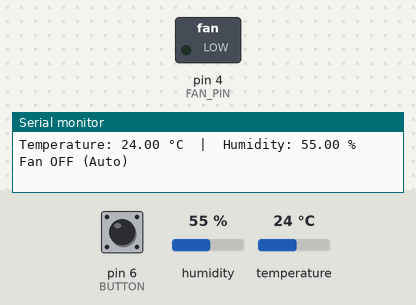
The sketch below on a simulated Arduino Uno, built with avr-gcc and run on an emulated ATmega328P. On the bench: switched loads named in the sketch (green lamp = pin HIGH), the last lines printed to the serial monitor. The inputs (shaded band) are chosen by the test bench; at power-on: temperature 24 °C, pin 6 (BUTTON) LOW, humidity 55 %.

Above: at 1.2 s.
1.3 s: temperature set to 29 °C
5.2 s: temperature set to 32 °C
At 8.5 s:
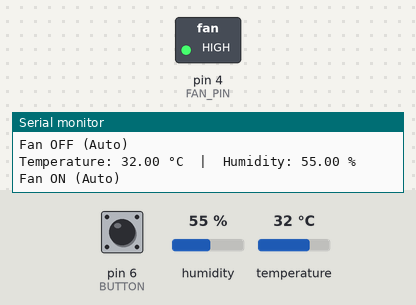
9.5 s: pin 6 (BUTTON) pulled HIGH for 0.15 s
At 10.0 s:
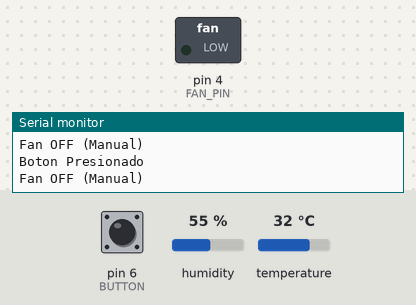
Timing chart, 0 to 12.5 s (numbered marks = the images above; inputs shaded):
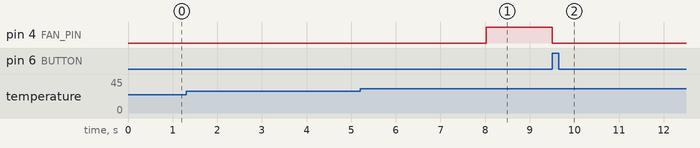

The sketch:

RemoteControl.ino
```cpp
/**
 * @file RemoteControl.ino
 * @brief Main controller for IR signal handling, temperature monitoring, and I2C communication.
 *
 * This sketch uses IR remote signals to control different functionalities,
 * such as toggling a fan, unlocking a system via I2C, and bypassing authentication.
 * It also periodically reads temperature values and controls a fan accordingly.
 *
 * @author
 * Alfonso Rodríguez.
 * @date 2025-04-23
 */

#include <TaskScheduler.h>
#include <IRremote.h>
#include <Wire.h>
#include "TemperatureFanController.h"

// === IR setup ===
const int RECEPTOR_IR_PIN = 2;
IRrecv irrecv(RECEPTOR_IR_PIN); // IR receiver object instance.

// === I2C setup ===
const byte RECEPTOR_I2C_ADDRESS = 8;

// === Scheduler & Tasks ===
Scheduler runner;

void checkIR();             // Forward declaration
void readTempAndControl();  // Forward declaration

Task taskIR(50, TASK_FOREVER, &checkIR);               // Check IR every 50ms
Task taskTemp(2000, TASK_FOREVER, &readTempAndControl); // Every 2 sec

void setup() {
  Serial.begin(9600);
  Wire.begin();  // Initialize the I2C as a Master.
  irrecv.enableIRIn();  // Initialize the IR receiver.
  setupTemperatureFan(); // Initialize DHT and fan
  runner.init(); // Initialize the tasker.
  runner.addTask(taskIR); // Add the IR to the tasks queue.
  runner.addTask(taskTemp); // Add the TemperatureFanController operations to the tasks queue.
  taskIR.enable();
  taskTemp.enable();
}

void loop() {
  runner.execute();  // Run scheduled tasks.
}

/**
 * @brief Checks for incoming IR signals and acts accordingly.
 *
 * IR Remote Commands:
 * - Command 22: Sends 'F' via I2C to unlock system.
 * - Command 12: Sends 'C' via I2C to close motor lock.
 * - Command 24: Sends 'S' via I2C to skip authentication.
 * - Command 21: Turns the fan ON manually.
 */
void checkIR() {
  turnOffFan(); // If the button is pressed, the fan will turn off.
  if (irrecv.decode()) {
    unsigned long value = irrecv.decodedIRData.command;
    Serial.println(value);

    if (value == 22) { // Button: '0'
      Wire.beginTransmission(RECEPTOR_I2C_ADDRESS);
      Wire.write('F');  // Unlock the system.
      Wire.endTransmission();
    }
    else if (value == 12) { // Button: '1'
      Wire.beginTransmission(RECEPTOR_I2C_ADDRESS);
      Wire.write('C');  // Close the Motor.
      Wire.endTransmission();
    }
    else if (value == 24) { // Button: '2'
      Wire.beginTransmission(RECEPTOR_I2C_ADDRESS);
      Wire.write('S');  // Skip Authentication.
      Wire.endTransmission();
    }
    else if (value == 21) { // Button: '+'
      turnOnFan();  // Fan ON manually
    }
    irrecv.resume();  // Resume listening for the next IR signal.
  }
}

/**
 * @brief Reads temperature and controls the fan based on thresholds.
 *
 * @see TemperatureFanController module.
 */
void readTempAndControl() {
  updateTemperatureFan();
}
```

TemperatureFanController.cpp
```cpp
/**
 * @file TemperatureFanController.cpp
 * @author Alfonso Rodríguez.
 * @brief Implementation file for temperature and fan control using a DHT11 sensor.
 */

#include "TemperatureFanController.h"

// Create the DHT sensor object
DHT dht(DHTPIN, DHTTYPE);

bool manualOverride = false;

/**
 * @brief Initializes serial communication, the DHT sensor, and fan control pin.
 *
 * This function sets up the hardware required for temperature monitoring.
 * It begins the serial interface, initializes the DHT11 sensor, and configures
 * the fan control pin as an output, starting in the OFF state.
 */
void setupTemperatureFan() {
  Serial.begin(9600);
  dht.begin();

  pinMode(FAN_PIN, OUTPUT);
  digitalWrite(FAN_PIN, LOW); // Ensure fan is off at startup
}

/**
 * @brief Checks if the given temperature exceeds the predefined threshold.
 *
 * This function compares the provided temperature with the threshold value (TEMPERATURE_TRESHOLD).
 * If the temperature is higher than the threshold, it returns true; otherwise, it returns false.
 *
 * @param temperature The current temperature value.
 * @return A boolean value indicating whether the temperature exceeds the threshold.
 */
bool exceededTreshold(float temperature) {
  return temperature > TEMPERATURE_TRESHOLD;
}

/**
 * @brief Controls the activation of the fan based on the current temperature.
 * This function checks if the current temperature exceeds the predefined threshold.
 * If it does, the fan is turned on, and a message is printed to the serial monitor.
 * If the temperature is below the threshold, the fan is turned off, and a message is printed to the serial monitor.
 * The fan's state is controlled via the FAN_PIN, and the fan's status is communicated via the serial monitor.
 *
 * @param temperature is the temperature that has been read.
 */
void fanActivation(float temperature) {
  if (manualOverride) {
    return;
  }
  if (exceededTreshold(temperature)) {
    digitalWrite(FAN_PIN, HIGH);
    Serial.println("Fan ON (Auto)");
  }
  else {
    digitalWrite(FAN_PIN, LOW);
    Serial.println("Fan OFF (Auto)");
  }
}

/**
 * @brief Manually turns on the fan and overrides automatic control.
 *
 * This function sets the fan to the ON state regardless of the current temperature.
 * It enables manual override, preventing automatic temperature-based control
 * from modifying the fan state until manual override is disabled.
 */
void turnOnFan() {
  manualOverride = true;
  digitalWrite(FAN_PIN, HIGH);
  Serial.println("Fan ON (Manual)");
}

/**
 * @brief Manually turns off the fan and overrides automatic control.
 *
 * This function sets the fan to the OFF state regardless of the current temperature.
 * It enables manual override, preventing automatic temperature-based control
 * from modifying the fan state until manual override is disabled.
 */
void turnOffFan() {
  if (digitalRead(BUTTON) == HIGH) {
    if (digitalRead(FAN_PIN) == HIGH) {
      manualOverride = false;
    }
    else {
      manualOverride = true;
    }
    Serial.println("Boton Presionado");
    digitalWrite(FAN_PIN, LOW);
    Serial.println("Fan OFF (Manual)");
  }
}

/**
 * @brief Prints the current temperature and humidity data to the serial monitor.
 * This function outputs the current temperature and humidity readings to the serial monitor,
 * formatted as "Temperature: <value> °C | Humidity: <value> %".
 * The information helps to monitor the environment and assess the performance of the system.
 *
 * @param temperature is the temperature that has been read.
 * @param humidity is the humidity that has been read.
 */
void printData(float temperature, float humidity) {
  Serial.print("Temperature: ");
  Serial.print(temperature);
  Serial.print(" °C  |  Humidity: ");
  Serial.print(humidity);
  Serial.println(" %");
}

/**
 * @brief Reads temperature and humidity from the DHT11 sensor and controls the fan.
 *
 * If the temperature exceeds 30°C, the fan is turned on; otherwise, it remains off.
 * Sensor data and fan status are printed to the serial monitor.
 * If the sensor fails to provide valid readings, an error message is shown instead.
 */
void updateTemperatureFan() {

  float humidity = dht.readHumidity();
  float temperature = dht.readTemperature();

  // Validate readings
  if (isnan(humidity) || isnan(temperature)) {
    Serial.println("Failed to read from DHT11 sensor!");
    return;
  }
  printData(temperature, humidity);
  fanActivation(temperature);
} 
```

TemperatureFanController.h
```cpp
/**
 * @file TemperatureFanController.h
 * @author Alfonso Rodríguez.
 * @brief Header file for temperature monitoring and fan control using a DHT11 sensor.
 *
 * This module reads temperature and humidity data from a DHT11 sensor, and controls a fan depending on the measured temperature.
 */

#ifndef TEMPERATURE_FAN_CONTROLLER_H
#define TEMPERATURE_FAN_CONTROLLER_H

#include <DHT.h>

// --- Sensor and fan pin definitions ---
#define DHTPIN 5       ///< Pin where the DHT11 sensor is connected (it will work as a digital pin, in specific the digital pin number 16).
#define DHTTYPE DHT11  ///< Type of the sensor: DHT11
#define FAN_PIN 4    ///< Pin controlling the fan (via transistor) (it will work as a digital pin, in specific the digital pin number 17).
#define BUTTON 6 ///< Pin where the button is connected.

#define TEMPERATURE_TRESHOLD 30.0 /// < Treshold value for the Temperature.

/**
 * @brief Initializes the sensor and fan system.
 *
 * Sets up serial communication, initializes the DHT11 sensor, and sets the fan pin as output (initially off).
 */
void setupTemperatureFan();

/**
 * @brief Checks whether the temperature exceeds the configured threshold.
 *
 * Compares the given temperature value against the `TEMPERATURE_TRESHOLD` constant.
 * Returns `true` if the value is higher, meaning fan activation may be required.
 *
 * @param temperature The temperature value to evaluate.
 * @return `true` if the threshold is exceeded, `false` otherwise.
 */
bool exceededTreshold(float temperature);

/**
 * @brief Controls the fan depending on the temperature.
 *
 * Turns the fan ON if the temperature is above the threshold, or OFF otherwise.
 * Also outputs a status message ("Fan ON" / "Fan OFF") to the serial monitor.
 *
 * @param temperature The current temperature reading.
 */
void fanActivation(float temperature);

/**
 * @brief Manually turns the fan ON and enables manual override.
 *
 * Forces the fan to turn on regardless of the current temperature.
 * Disables automatic fan control until manual override is turned off.
 */
void turnOnFan();

/**
 * @brief Manually turns the fan OFF and enables manual override.
 *
 * Forces the fan to turn off regardless of the current temperature.
 * Disables automatic fan control until manual override is turned off.
 */
void turnOffFan();

/**
 * @brief Outputs temperature and humidity readings to the serial monitor.
 *
 * Displays the sensor values in a readable format for diagnostics or logging.
 *
 * @param temperature The current temperature value.
 * @param humidity The current humidity value.
 */
void printData(float temperature, float humidity);

/**
 * @brief Reads temperature and humidity, prints values, and controls the fan.
 *
 * If temperature exceeds 30°C, the fan is turned on. Otherwise, it is turned off.
 * Prints diagnostic messages to the serial monitor.
 */
void updateTemperatureFan();

#endif
```

Measured:
- the behaviour switches between 30 and 31 °C on temperature (found by bisection; images 0 and 1)
- after the input at 5.2 s, pin 4 (FAN_PIN): LOW → HIGH after 2.8 s
- after the input at 9.5 s, pin 4 (FAN_PIN): HIGH → LOW at once
